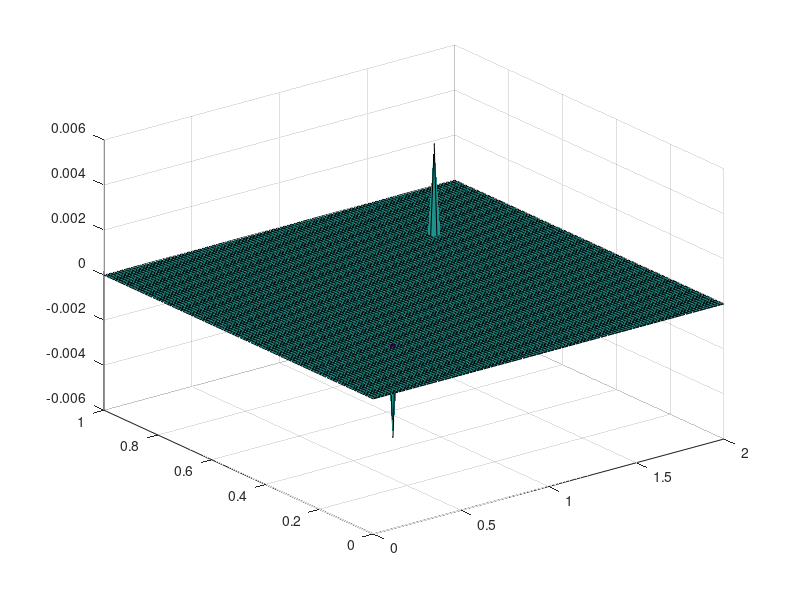

MATLAB code for this plot: (Note: this script raises an error after producing the figure.)
clear all
nx=100; ny=100; nt=100;
xmin=0; xmax=2; 
ymin=0; ymax=1;
dx = (xmax-xmin)/(nx-1); 
dy=(ymax-ymin)/(ny-1);
filename="surface10.gif"
p=zeros(nx,ny);
pd=zeros(nx,ny);
b=zeros(nx,ny);
x=xmin:dx:xmax; 
y=ymin:dy:ymax;

b(floor(nx/4),floor(ny/4))=100;
b(floor(3*nx/4),floor(3*ny/4))=-100;

figure(10)
for nt = 1:nt
    pd=p;
    for i=2:nx-1
        for j=2:ny-1
            p(i,j) = ((pd(i+1,j)+pd(i-1,j))*dy^2+ (pd(i,j-1)+pd(i,j+1))*dx^2 -b(i,j)*dx^2*dy^2 )/(dx^2+dy^2)/2;
        end
    end
    p(2:nx-1,1)=p(2:nx-1,2);
    p(2:nx-1,ny)=p(2:nx-1,ny-1);

    surf(x,y,p) %Gráfico de superficie
    drawnow
    frame = getframe(10);
    im = frame2im(frame);
    [imind,cm] = rgb2ind(im,256);
    if nt == 1
        imwrite(imind,cm,filename,'gif', 'Loopcount',inf);
    else
        imwrite(imind,cm,filename,'gif','WriteMode','append');
    end
    
end


